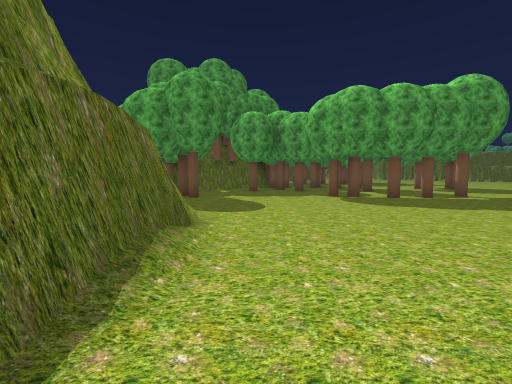
[1] (above)

17 first-person views from a walk through a scene from a Unity 3-D project. The camera is 1.5 m above the floor, tilts 4° down and sees 90° across. The floor is counted in squares, 2 m on a side. Each view is taken from the middle of a square. On the plan, view 1 faces up. The plan holds only what a view shows up to about 9 squares ahead; the rest is blank. The place goes on beyond the plan. Some trees and plants on the terrain are drawn as simple stand-ins. The player is left out. Some animated figures are left out.

[2]
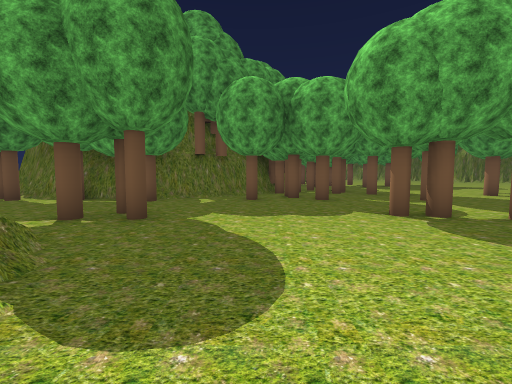

[3]
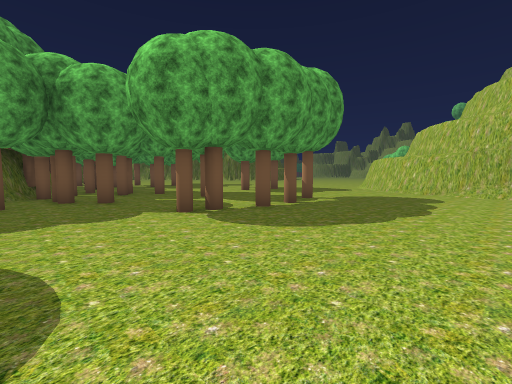

[4]
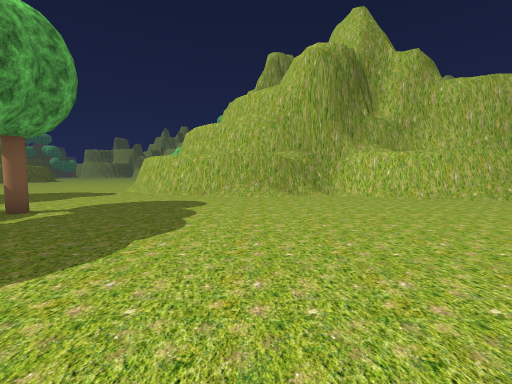

[5]
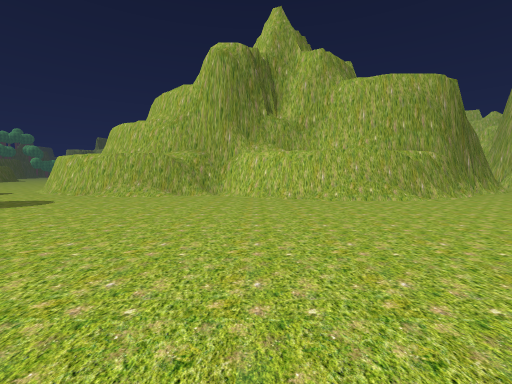

[6]
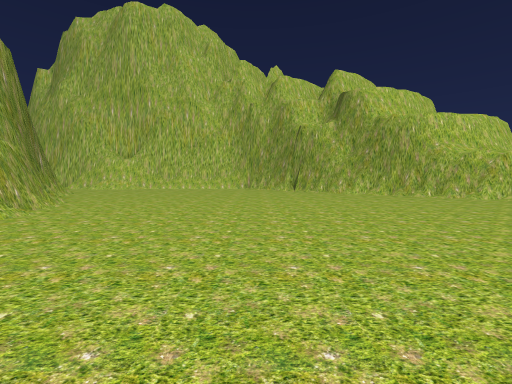

[7]
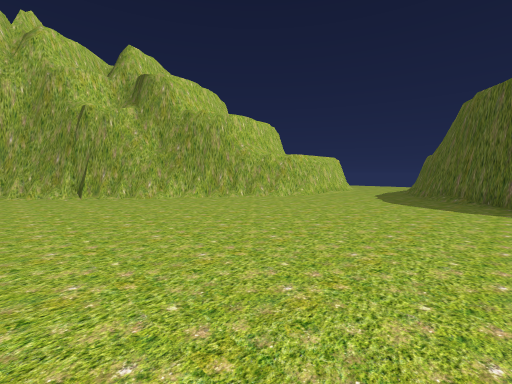

[8]
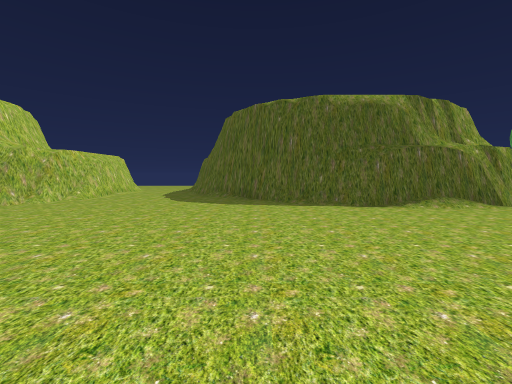

[9]
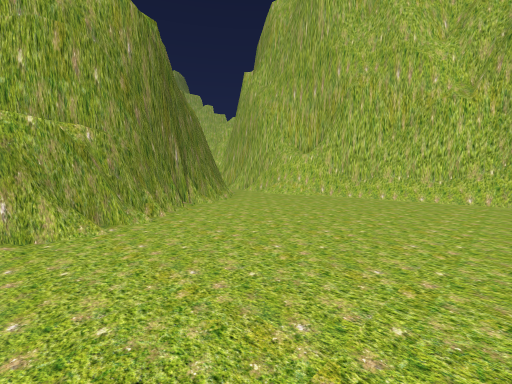

[10]
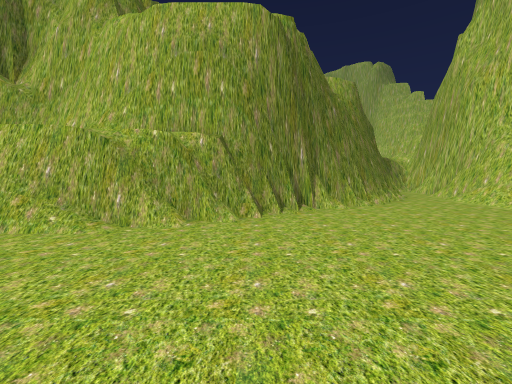

[11]
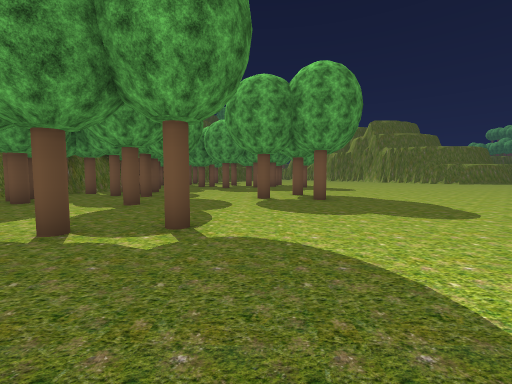

[12]
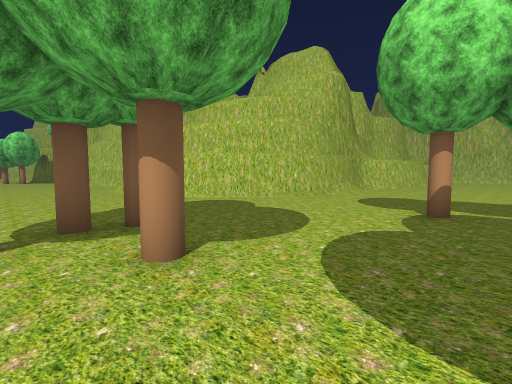

[13]
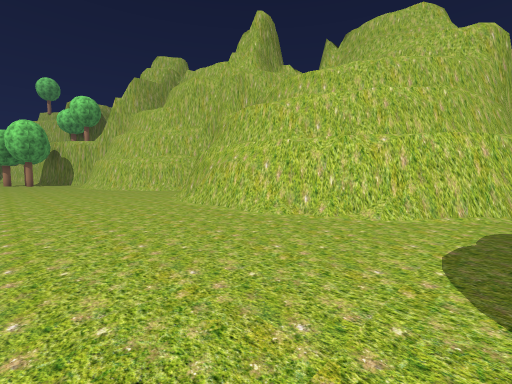

[14]
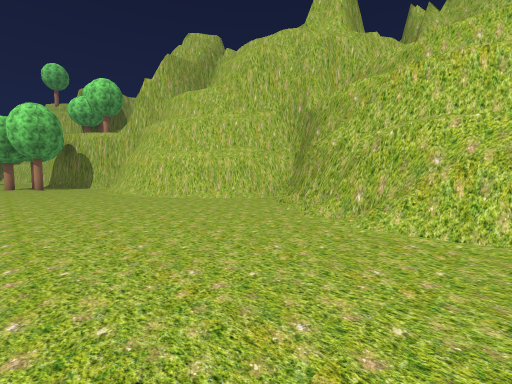

[15]
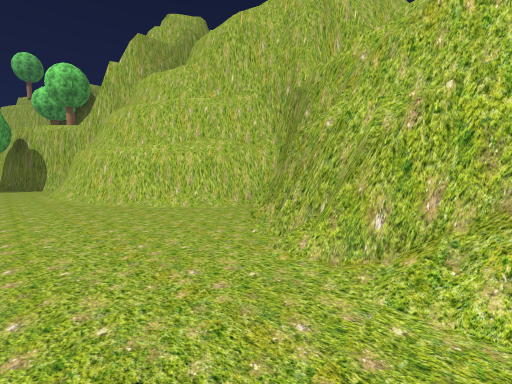

[16]
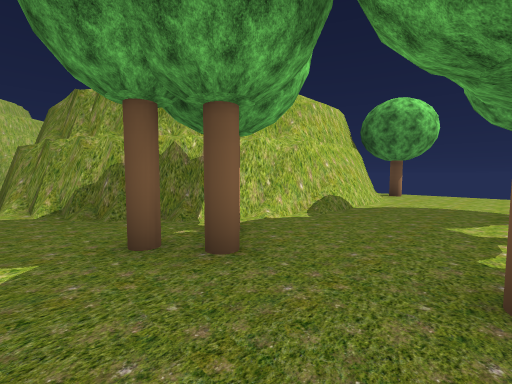

[17]
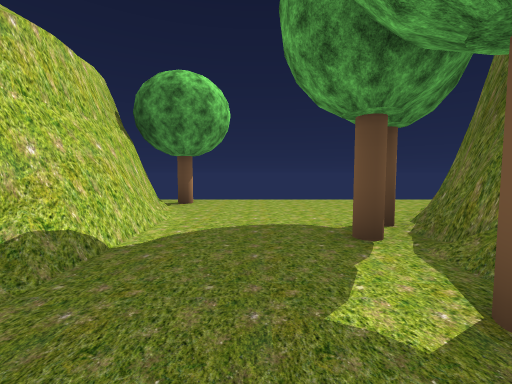

### Floor plan
Key: @ floor where view 1 was taken; # wall or solid block; . floor; / step, stairs or slope; T tree.
Columns run from 11 left of view 1 to 28 right of it. Each row starts with its distance up from view 1.
 14 ..##      ##T.T  ....T..................
 13 ...##   ###.T..TT..T.T..................
 12 ...T### #...T...........................
 11 ....T.TTT..T.T..T.......................
 10 ..........................#####.....####
  9 .........T....T.........###   ###./##
  8 T.#####.TT.....TT.T....##       #/##
  7       ###..............#        ###
  6         #/............##
  5         ##............#
  4          ##...........#
  3           #...........#
  2           #...........#
  1          ##...........#
  0          #.@.........##
 -1         ##...........#
 -2        ##............#
 -3       ##.............#
 -4       #..............#
 -5        ..............#
 -6        ..............##
 -7        ##.............##
 -8         ###............#
 -9           ##...........##
-10            ###..........#
-11              ##.........##
-12               ##..........
-13                ############

Where each view was taken, in squares from view 1:
view 1: 0 up, 0 right, facing up
view 2: 4 up, 0 right, facing up
view 3: 4 up, 0 right, facing up-right
view 4: 4 up, 2 right, facing right
view 5: 0 up, 2 right, facing right
view 6: 0 up, 5 right, facing down
view 7: 2 down, 5 right, facing down-left
view 8: 2 down, 5 right, facing left
view 9: 5 down, 6 right, facing down-right
view 10: 7 down, 6 right, facing right
view 11: 5 up, 8 right, facing up
view 12: 14 up, 6 right, facing down-right
view 13: 14 up, 12 right, facing down-right
view 14: 14 up, 17 right, facing down-right
view 15: 12 up, 18 right, facing down-right
view 16: 11 up, 1 left, facing down-left
view 17: 10 up, 4 left, facing left
